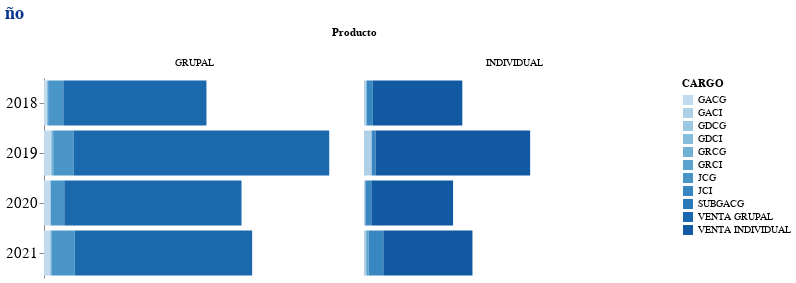

The notebook cell this image was saved under:
### Markdown cell above
* Analizo el comportamineto de los ceses segun los cargos en cada tipo de producto

### Code cell
ceses_cargo = ceses.groupby(
    by=['Producto', 'CARGO', 'CESE'],
    as_index = False
    ).agg(
        cesados = ('CODIGO', 'count')
    )

# alt.Chart(ceses_cargo).mark_bar().encode(
# x = 'year(CESE):N',
# y = 'sum(cesados):Q',
# color = alt.Color(
#     'CARGO:N',
#     scale= alt.Scale(scheme='category20')),
# column = 'Producto'
# )

# plot por producto
alt.Chart(
    ceses_cargo
).mark_bar(
    #color = '#049DD9'
).encode(
    y = alt.X(
        'year(CESE):N',
        title = None),
    x = alt.Y(
        'sum(cesados):Q',
        title = None,
        axis = None),
    color = alt.Color(
        'CARGO:O'),
        #scale= alt.Scale(scheme='category20')),
    column = 'Producto'
).properties(
    width = 300,
    height = 200,
    title = 'ño'
).configure_view(
    strokeWidth = 0 #quita el borde
).configure_axis(
    labelFontSize = 15,
    labelAngle = 0
).configure_title(
    fontSize = 18,
    color = '#04328C'
)
# texto = barra.mark_text(
#     align = 'center',
#     #baseline ='top',
#     #dy = 5,
#     #color = '#04328C',
#     #fontSize = 13,
#     fontWeight = 'bold'
# ).encode(
#     text = alt.Text('sum(cesados)')
# )
# plot barra  y texto
# (barra+texto).facet('Producto').properties(
#     title = 'ño'
# ).configure_view(
#     strokeWidth = 0 #quita el borde
# ).configure_axis(
#     labelFontSize = 15,
#     labelAngle = 0
# ).configure_title(
#     fontSize = 18,
#     color = '#04328C'
# )

### Figure 1 — Vega-Lite specification as saved in the notebook (floating-point values rounded to 4 significant figures; data arrays with more than 128 entries replaced by an {"elided": "..."} marker saying what was removed)
{"config": {"view": {"continuousWidth": 400, "continuousHeight": 300, "strokeWidth": 0}, "axis": {"labelAngle": 0, "labelFontSize": 15}, "title": {"color": "#04328C", "fontSize": 18}}, "data": {"name": "data-2a1d84a2025a01874302c785ae5aba5b"}, "mark": "bar", "encoding": {"color": {"type": "ordinal", "field": "CARGO"}, "column": {"type": "nominal", "field": "Producto"}, "x": {"type": "quantitative", "aggregate": "sum", "axis": null, "field": "cesados", "title": null}, "y": {"type": "nominal", "field": "CESE", "timeUnit": "year", "title": null}}, "height": 200, "title": "ño", "width": 300, "$schema": "https://vega.github.io/schema/vega-lite/v4.8.1.json", "datasets": {"data-2a1d84a2025a01874302c785ae5aba5b": {"elided": "238 records"}}}
